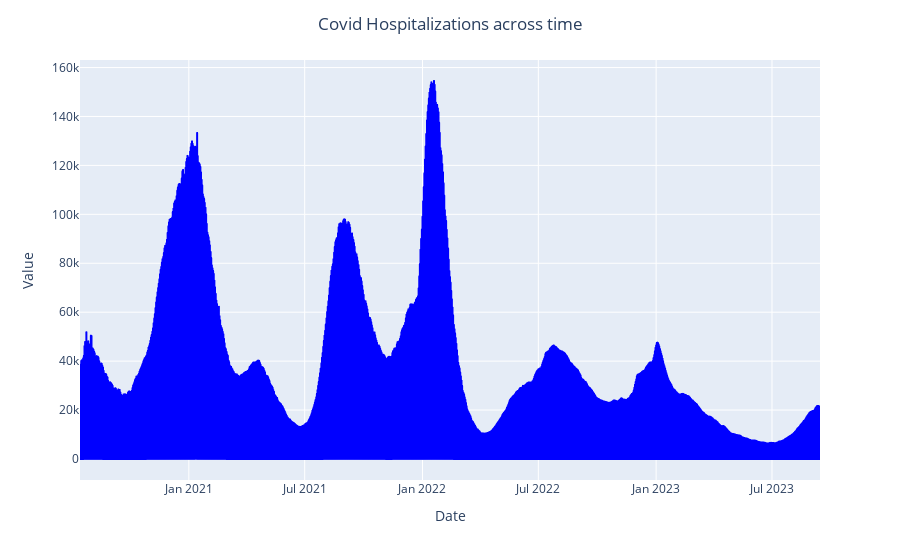

Notebook cell for this chart:
### Code cell
import plotly.express as px

# Assuming 'df' is your DataFrame
fig = px.line(df, x='date', y='value', line_shape='linear', line_dash_sequence=['solid'], color_discrete_sequence=['blue'])

# Customize the figure as needed
fig.update_layout(
    title='Covid Hospitalizations across time (US)',
    xaxis_title='Date',
    yaxis_title='Value',
    title_x=0.5,  # Set the title's x position to center it
)

# Show the plot
fig.show()

### Figure 1 — Plotly figure (JSON) as saved in the notebook; plotly's stock layout.template omitted (floating-point values rounded to 4 significant figures; data arrays with more than 128 entries replaced by an {"elided": "..."} marker saying what was removed)
{"data": [{"hovertemplate": "date=%{x}<br>value=%{y}<extra></extra>", "legendgroup": "", "line": {"color": "blue", "dash": "solid", "shape": "linear"}, "marker": {"symbol": "circle"}, "mode": "lines", "name": "", "showlegend": false, "type": "scattergl", "x": {"elided": "6930 str values"}, "xaxis": "x", "y": {"elided": "6930 float values"}, "yaxis": "y"}], "layout": {"legend": {"tracegroupgap": 0}, "margin": {"t": 60}, "title": {"text": "Covid Hospitalizations across time", "x": 0.5}, "xaxis": {"anchor": "y", "domain": [0, 1], "title": {"text": "Date"}}, "yaxis": {"anchor": "x", "domain": [0, 1], "title": {"text": "Value"}}}}
